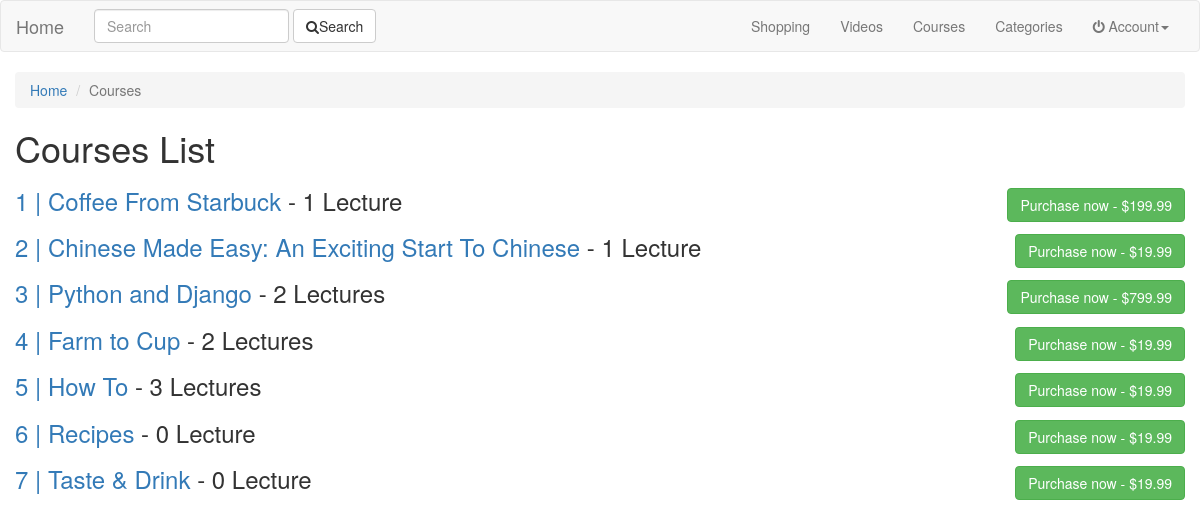
Page /courses/ on the earlier database version.
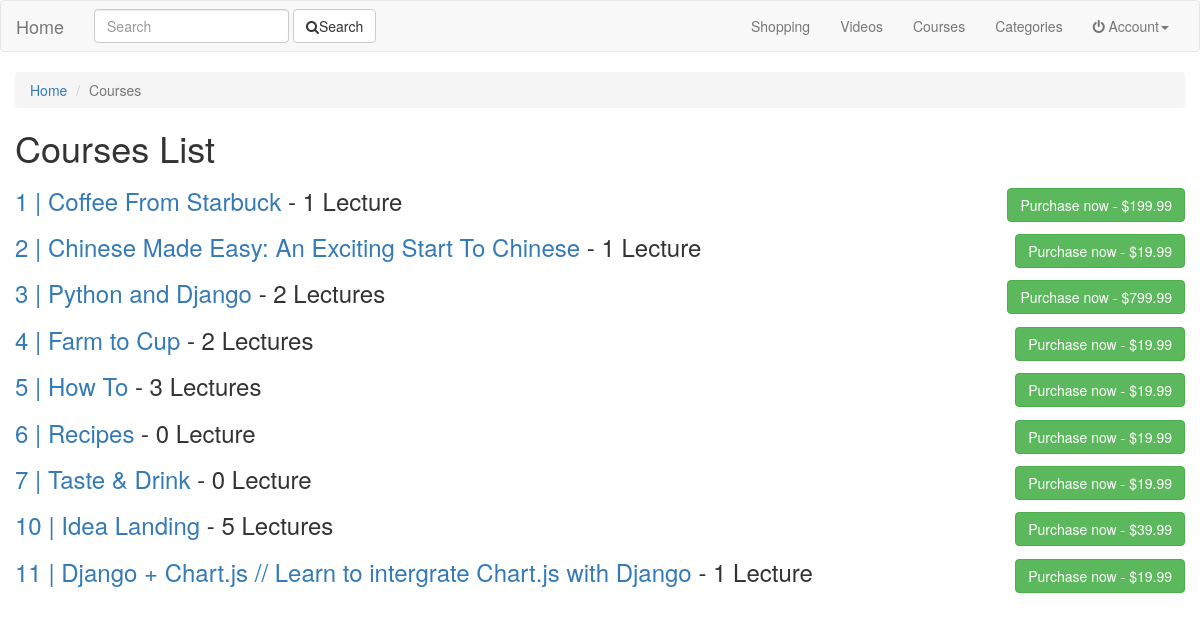
Same page on the later database version.
### courses/models.py (models this page shows, shortened)
class Course(models.Model):
	user 		= models.ForeignKey(settings.AUTH_USER_MODEL)
	title 		= models.CharField(max_length=120)
	slug 		= models.SlugField(blank=True)
	category 	= models.ForeignKey(Category, related_name="primary_category", null=True, blank=True)
	secondary 	= models.ManyToManyField(Category, related_name="secondary_category", blank=True)
	image 		= models.ImageField(
			upload_to=handle_upload,
			height_field='image_height',
			width_field='image_width',
			blank=True,null=True
		)
	image_height= models.IntegerField(blank=True,null=True)
	image_width	= models.IntegerField(blank=True,null=True)
	price		= models.DecimalField(decimal_places=2, max_digits=100)
	active 		= models.BooleanField(default=True)
	description = models.TextField()
	updated 	= models.DateTimeField(auto_now=True)
	timestamp 	= models.DateTimeField(auto_now_add=True)
	objects = CourseManager()
	def get_absolute_url(self):
		return reverse("courses:detail", kwargs={"slug": self.slug})

### courses/views.py (the view)
class CourseListView(ListView):
	def get_queryset(self):
		user = self.request.user
		qs = Course.objects.all()
		if user.is_authenticated():
			qs = qs.owned(user)
		return qs

### courses/models.py (called while the page is built)
	def active(self):
		return self.filter(active=True)

	def get_queryset(self):
		return CourseQuerySet(self.model, using=self._db)

	def all(self):
		return self.get_queryset().all().active()

### search/templatetags/search_form.py (called while the page is built)
@register.inclusion_tag("search/snippets/search_form.html")
def search_form(request, navbar=False):
	return {"request": request, "navbar": navbar}

### courses/templates/courses/course_list.html
{% extends 'base.html' %} {% block title %} Courses List | {{ block.super }} {% endblock %} {% block content %}
<ol class="breadcrumb">
  <li><a href="{% url 'home' %}">Home</a></li>
  <li class="active">Courses</li>
</ol>
<h1>Courses List</h1> {% for course in object_list %}
<h3>
    <a href="{{ course.get_absolute_url }}">{{ course.id }} | {{ course.title }}</a> - {{ course.lecture_set.all.count }} {% if course.lecture_set.all.count > 1 %} Lectures {% else %} Lecture {% endif %}
    <span class="pull-right">{% if course.is_owner %}
    <button class="btn btn-info">Owned</button>
    {% else %}
    <button class="btn btn-success"><a style="color:white" href="{% url 'order-list' %}">Purchase now - ${{ course.price }}</a></button>
    {% endif %}</span>
</h3>
{% endfor %} {% endblock %}

Differences in the rows shown:
added Course: id "10", title "Idea Landing", lecture_set.all.count "5", shows "Lectures", price "39.99"
added Course: id "11", title "Django + Chart.js // Learn to intergrate Chart.js with Django", lecture_set.all.count "1", shows "Lecture", price "19.99"
